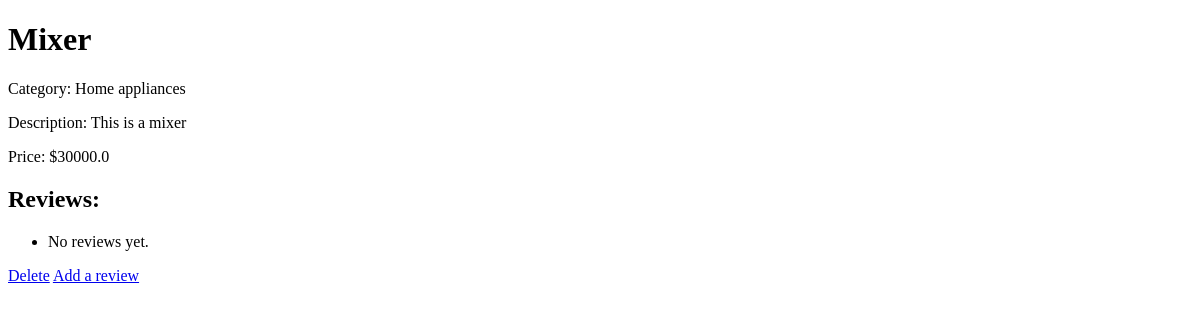
The page /product/2/ on the database as committed earlier.
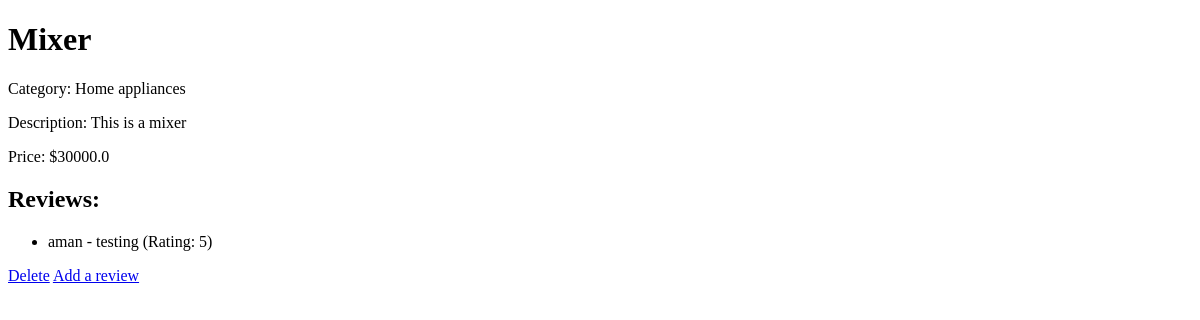
The same page on the database as committed later.
### ecommerce_app/models.py (models this page shows, shortened)
class Review(models.Model):
    product = models.ForeignKey(Product, on_delete = models.CASCADE)
    comment = models.TextField()
    author = models.CharField(max_length=255)
    rating = models.IntegerField()

### ecommerce_app/views.py (the view)
# urls.py: path("product/<int:pk>/",views.product_detail,name="product_detail"),
def product_detail(request, pk):
    product = Product.objects.get(pk=pk)
    review = Review.objects.filter(product=product)
    return render(request, 'product_details.html', {'product': product,'review':review})

### ecommerce_app/models.py (called while the page is built)
    def __str__(self):
        return self.name

### ecommerce_app/templates/product_details.html (shortened to what this page needs)
<!DOCTYPE html>
<html lang="en">
<head>
</head>
<body>
    <h1>{{ product.name }}</h1>
    <p>Category: {{ product.category }}</p>
    <p>Description: {{ product.description }}</p>
    <p>Price: ${{ product.price }}</p>
    <h2>Reviews:</h2>
    <ul>
        {% for review in review %}
            <li>{{ review.author }} - {{ review.comment }} (Rating: {{ review.rating }})</li>
        {% empty %}
            <li>No reviews yet.</li>
        {% endfor %}
    </ul>
    <a href="{% url 'delete_product' product.id %}">Delete</a>
    <a href="{% url 'createReview' product.id %}">Add a review</a>
</body>
</html>

Rows that differ between the two databases and show on the page:
added Review: author "aman", comment "testing", rating "5"
Other text that changed with them:
text no longer shown: "No reviews yet."
